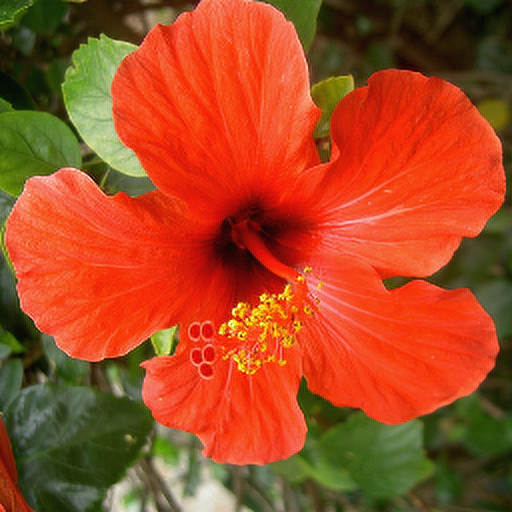

This figure's Python source:
import numpy as np
from PIL import Image

img = Image.open('data/input/test_images/section8-image.png')
lr_img = np.array(img)

from ISR.models import RDN

#rdn = RDN(arch_params={'C':6, 'D':20, 'G':64, 'G0':64, 'x':2})
#rdn.model.load_weights('weights/sample_weights/rdn-C6-D20-G64-G064-x2/PSNR-driven/rdn-C6-D20-G64-G064-x2_PSNR_epoch086.hdf5')
rdn = RDN(weights='psnr-large')

sr_img = rdn.predict(lr_img)
Image.fromarray(sr_img).save('e1.png')


